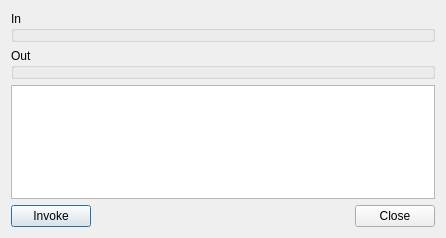
<?xml version="1.0" encoding="UTF-8"?>
<ui version="4.0">
 <class>CStdAction</class>
 <widget class="QDialog" name="CStdAction">
  <property name="geometry">
   <rect>
    <x>0</x>
    <y>0</y>
    <width>446</width>
    <height>238</height>
   </rect>
  </property>
  <property name="windowTitle">
   <string>Standard action</string>
  </property>
  <property name="modal">
   <bool>true</bool>
  </property>
  <layout class="QVBoxLayout" name="verticalLayout">
   <item>
    <widget class="QGroupBox" name="m_in">
     <property name="title">
      <string>In</string>
     </property>
    </widget>
   </item>
   <item>
    <widget class="QGroupBox" name="m_out">
     <property name="title">
      <string>Out</string>
     </property>
    </widget>
   </item>
   <item>
    <widget class="QTextEdit" name="m_response">
     <property name="readOnly">
      <bool>true</bool>
     </property>
    </widget>
   </item>
   <item>
    <layout class="QHBoxLayout" name="horizontalLayout">
     <item>
      <widget class="QPushButton" name="m_invoke">
       <property name="text">
        <string>Invoke</string>
       </property>
      </widget>
     </item>
     <item>
      <spacer name="horizontalSpacer">
       <property name="orientation">
        <enum>Qt::Horizontal</enum>
       </property>
       <property name="sizeHint" stdset="0">
        <size>
         <width>40</width>
         <height>20</height>
        </size>
       </property>
      </spacer>
     </item>
     <item>
      <widget class="QPushButton" name="m_close">
       <property name="text">
        <string>Close</string>
       </property>
      </widget>
     </item>
    </layout>
   </item>
  </layout>
 </widget>
 <resources/>
 <connections/>
</ui>
